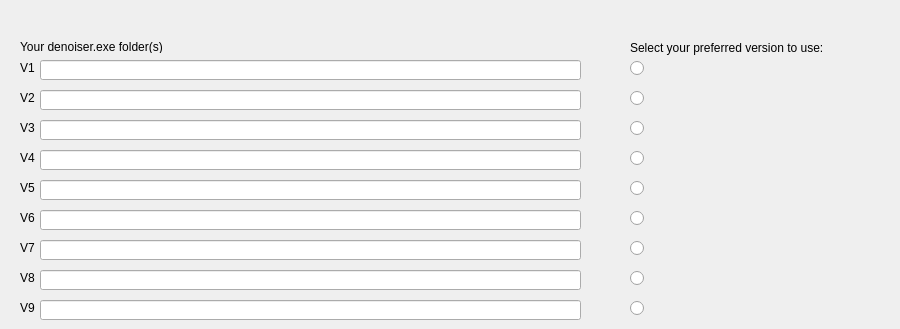
        <widget class="QWidget" name="tab_2">
         <attribute name="title">
          <string>Settings</string>
         </attribute>
         <widget class="QLabel" name="label_3">
          <property name="geometry">
           <rect>
            <x>20</x>
            <y>40</y>
            <width>150</width>
            <height>13</height>
           </rect>
          </property>
          <property name="sizePolicy">
           <sizepolicy hsizetype="Fixed" vsizetype="Fixed">
            <horstretch>0</horstretch>
            <verstretch>0</verstretch>
           </sizepolicy>
          </property>
          <property name="minimumSize">
           <size>
            <width>150</width>
            <height>0</height>
           </size>
          </property>
          <property name="text">
           <string>Your denoiser.exe folder(s)</string>
          </property>
         </widget>
         <widget class="QLineEdit" name="lineEdit">
          <property name="geometry">
           <rect>
            <x>40</x>
            <y>60</y>
            <width>541</width>
            <height>20</height>
           </rect>
          </property>
         </widget>
         <widget class="QLabel" name="label_4">
          <property name="geometry">
           <rect>
            <x>630</x>
            <y>40</y>
            <width>261</width>
            <height>16</height>
           </rect>
          </property>
          <property name="sizePolicy">
           <sizepolicy hsizetype="Fixed" vsizetype="Fixed">
            <horstretch>0</horstretch>
            <verstretch>0</verstretch>
           </sizepolicy>
          </property>
          <property name="minimumSize">
           <size>
            <width>150</width>
            <height>0</height>
           </size>
          </property>
          <property name="text">
           <string>Select your preferred version to use:</string>
          </property>
         </widget>
         <widget class="QLabel" name="label_5">
          <property name="geometry">
           <rect>
            <x>20</x>
            <y>60</y>
            <width>150</width>
            <height>16</height>
           </rect>
          </property>
          <property name="sizePolicy">
           <sizepolicy hsizetype="Fixed" vsizetype="Fixed">
            <horstretch>0</horstretch>
            <verstretch>0</verstretch>
           </sizepolicy>
          </property>
          <property name="minimumSize">
           <size>
            <width>150</width>
            <height>0</height>
           </size>
          </property>
          <property name="text">
           <string>V1</string>
          </property>
         </widget>
         <widget class="QLineEdit" name="lineEdit_2">
          <property name="geometry">
           <rect>
            <x>40</x>
            <y>90</y>
            <width>541</width>
            <height>20</height>
           </rect>
          </property>
         </widget>
         <widget class="QLineEdit" name="lineEdit_3">
          <property name="geometry">
           <rect>
            <x>40</x>
            <y>120</y>
            <width>541</width>
            <height>20</height>
           </rect>
          </property>
         </widget>
         <widget class="QLineEdit" name="lineEdit_4">
          <property name="geometry">
           <rect>
            <x>40</x>
            <y>150</y>
            <width>541</width>
            <height>20</height>
           </rect>
          </property>
         </widget>
         <widget class="QLineEdit" name="lineEdit_5">
          <property name="geometry">
           <rect>
            <x>40</x>
            <y>180</y>
            <width>541</width>
            <height>20</height>
           </rect>
          </property>
         </widget>
         <widget class="QLineEdit" name="lineEdit_6">
          <property name="geometry">
           <rect>
            <x>40</x>
            <y>210</y>
            <width>541</width>
            <height>20</height>
           </rect>
          </property>
         </widget>
         <widget class="QLineEdit" name="lineEdit_7">
          <property name="geometry">
           <rect>
            <x>40</x>
            <y>240</y>
            <width>541</width>
            <height>20</height>
           </rect>
          </property>
         </widget>
         <widget class="QLineEdit" name="lineEdit_8">
          <property name="geometry">
           <rect>
            <x>40</x>
            <y>270</y>
            <width>541</width>
            <height>20</height>
           </rect>
          </property>
         </widget>
         <widget class="QLineEdit" name="lineEdit_9">
          <property name="geometry">
           <rect>
            <x>40</x>
            <y>300</y>
            <width>541</width>
            <height>20</height>
           </rect>
          </property>
         </widget>
         <widget class="QLabel" name="label_9">
          <property name="geometry">
           <rect>
            <x>20</x>
            <y>90</y>
            <width>150</width>
            <height>16</height>
           </rect>
          </property>
          <property name="sizePolicy">
           <sizepolicy hsizetype="Fixed" vsizetype="Fixed">
            <horstretch>0</horstretch>
            <verstretch>0</verstretch>
           </sizepolicy>
          </property>
          <property name="minimumSize">
           <size>
            <width>150</width>
            <height>0</height>
           </size>
          </property>
          <property name="text">
           <string>V2</string>
          </property>
         </widget>
         <widget class="QLabel" name="label_10">
          <property name="geometry">
           <rect>
            <x>20</x>
            <y>120</y>
            <width>150</width>
            <height>16</height>
           </rect>
          </property>
          <property name="sizePolicy">
           <sizepolicy hsizetype="Fixed" vsizetype="Fixed">
            <horstretch>0</horstretch>
            <verstretch>0</verstretch>
           </sizepolicy>
          </property>
          <property name="minimumSize">
           <size>
            <width>150</width>
            <height>0</height>
           </size>
          </property>
          <property name="text">
           <string>V3</string>
          </property>
         </widget>
         <widget class="QLabel" name="label_11">
          <property name="geometry">
           <rect>
            <x>20</x>
            <y>150</y>
            <width>150</width>
            <height>16</height>
           </rect>
          </property>
          <property name="sizePolicy">
           <sizepolicy hsizetype="Fixed" vsizetype="Fixed">
            <horstretch>0</horstretch>
            <verstretch>0</verstretch>
           </sizepolicy>
          </property>
          <property name="minimumSize">
           <size>
            <width>150</width>
            <height>0</height>
           </size>
          </property>
          <property name="text">
           <string>V4</string>
          </property>
         </widget>
         <widget class="QLabel" name="label_12">
          <property name="geometry">
           <rect>
            <x>20</x>
            <y>180</y>
            <width>150</width>
            <height>16</height>
           </rect>
          </property>
          <property name="sizePolicy">
           <sizepolicy hsizetype="Fixed" vsizetype="Fixed">
            <horstretch>0</horstretch>
            <verstretch>0</verstretch>
           </sizepolicy>
          </property>
          <property name="minimumSize">
           <size>
            <width>150</width>
            <height>0</height>
           </size>
          </property>
          <property name="text">
           <string>V5</string>
          </property>
         </widget>
         <widget class="QLabel" name="label_13">
          <property name="geometry">
           <rect>
            <x>20</x>
            <y>210</y>
            <width>150</width>
            <height>16</height>
           </rect>
          </property>
          <property name="sizePolicy">
           <sizepolicy hsizetype="Fixed" vsizetype="Fixed">
            <horstretch>0</horstretch>
            <verstretch>0</verstretch>
           </sizepolicy>
          </property>
          <property name="minimumSize">
           <size>
            <width>150</width>
            <height>0</height>
           </size>
          </property>
          <property name="text">
           <string>V6</string>
          </property>
         </widget>
         <widget class="QLabel" name="label_14">
          <property name="geometry">
           <rect>
            <x>20</x>
            <y>240</y>
            <width>150</width>
            <height>16</height>
           </rect>
          </property>
          <property name="sizePolicy">
           <sizepolicy hsizetype="Fixed" vsizetype="Fixed">
            <horstretch>0</horstretch>
            <verstretch>0</verstretch>
           </sizepolicy>
          </property>
          <property name="minimumSize">
           <size>
            <width>150</width>
            <height>0</height>
           </size>
          </property>
          <property name="text">
           <string>V7</string>
          </property>
         </widget>
         <widget class="QLabel" name="label_15">
          <property name="geometry">
           <rect>
            <x>20</x>
            <y>270</y>
            <width>150</width>
            <height>16</height>
           </rect>
          </property>
          <property name="sizePolicy">
           <sizepolicy hsizetype="Fixed" vsizetype="Fixed">
            <horstretch>0</horstretch>
            <verstretch>0</verstretch>
           </sizepolicy>
          </property>
          <property name="minimumSize">
           <size>
            <width>150</width>
            <height>0</height>
           </size>
          </property>
          <property name="text">
           <string>V8</string>
          </property>
         </widget>
         <widget class="QLabel" name="label_16">
          <property name="geometry">
           <rect>
            <x>20</x>
            <y>300</y>
            <width>150</width>
            <height>16</height>
           </rect>
          </property>
          <property name="sizePolicy">
           <sizepolicy hsizetype="Fixed" vsizetype="Fixed">
            <horstretch>0</horstretch>
            <verstretch>0</verstretch>
           </sizepolicy>
          </property>
          <property name="minimumSize">
           <size>
            <width>150</width>
            <height>0</height>
           </size>
          </property>
          <property name="text">
           <string>V9</string>
          </property>
         </widget>
         <widget class="QRadioButton" name="radioButton">
          <property name="geometry">
           <rect>
            <x>630</x>
            <y>60</y>
            <width>82</width>
            <height>17</height>
           </rect>
          </property>
          <property name="text">
           <string/>
          </property>
         </widget>
         <widget class="QRadioButton" name="radioButton_2">
          <property name="geometry">
           <rect>
            <x>630</x>
            <y>90</y>
            <width>82</width>
            <height>17</height>
           </rect>
          </property>
          <property name="text">
           <string/>
          </property>
         </widget>
         <widget class="QRadioButton" name="radioButton_3">
          <property name="geometry">
           <rect>
            <x>630</x>
            <y>120</y>
            <width>82</width>
            <height>17</height>
           </rect>
          </property>
          <property name="text">
           <string/>
          </property>
         </widget>
         <widget class="QRadioButton" name="radioButton_4">
          <property name="geometry">
           <rect>
            <x>630</x>
            <y>150</y>
            <width>82</width>
            <height>17</height>
           </rect>
          </property>
          <property name="text">
           <string/>
          </property>
         </widget>
         <widget class="QRadioButton" name="radioButton_5">
          <property name="geometry">
           <rect>
            <x>630</x>
            <y>180</y>
            <width>82</width>
            <height>17</height>
           </rect>
          </property>
          <property name="text">
           <string/>
          </property>
         </widget>
         <widget class="QRadioButton" name="radioButton_6">
          <property name="geometry">
           <rect>
            <x>630</x>
            <y>210</y>
            <width>82</width>
            <height>17</height>
           </rect>
          </property>
          <property name="text">
           <string/>
          </property>
         </widget>
         <widget class="QRadioButton" name="radioButton_7">
          <property name="geometry">
           <rect>
            <x>630</x>
            <y>240</y>
            <width>82</width>
            <height>17</height>
           </rect>
          </property>
          <property name="text">
           <string/>
          </property>
         </widget>
         <widget class="QRadioButton" name="radioButton_8">
          <property name="geometry">
           <rect>
            <x>630</x>
            <y>270</y>
            <width>82</width>
            <height>17</height>
           </rect>
          </property>
          <property name="text">
           <string/>
          </property>
         </widget>
         <widget class="QRadioButton" name="radioButton_9">
          <property name="geometry">
           <rect>
            <x>630</x>
            <y>300</y>
            <width>82</width>
            <height>17</height>
           </rect>
          </property>
          <property name="text">
           <string/>
          </property>
         </widget>
        </widget>
